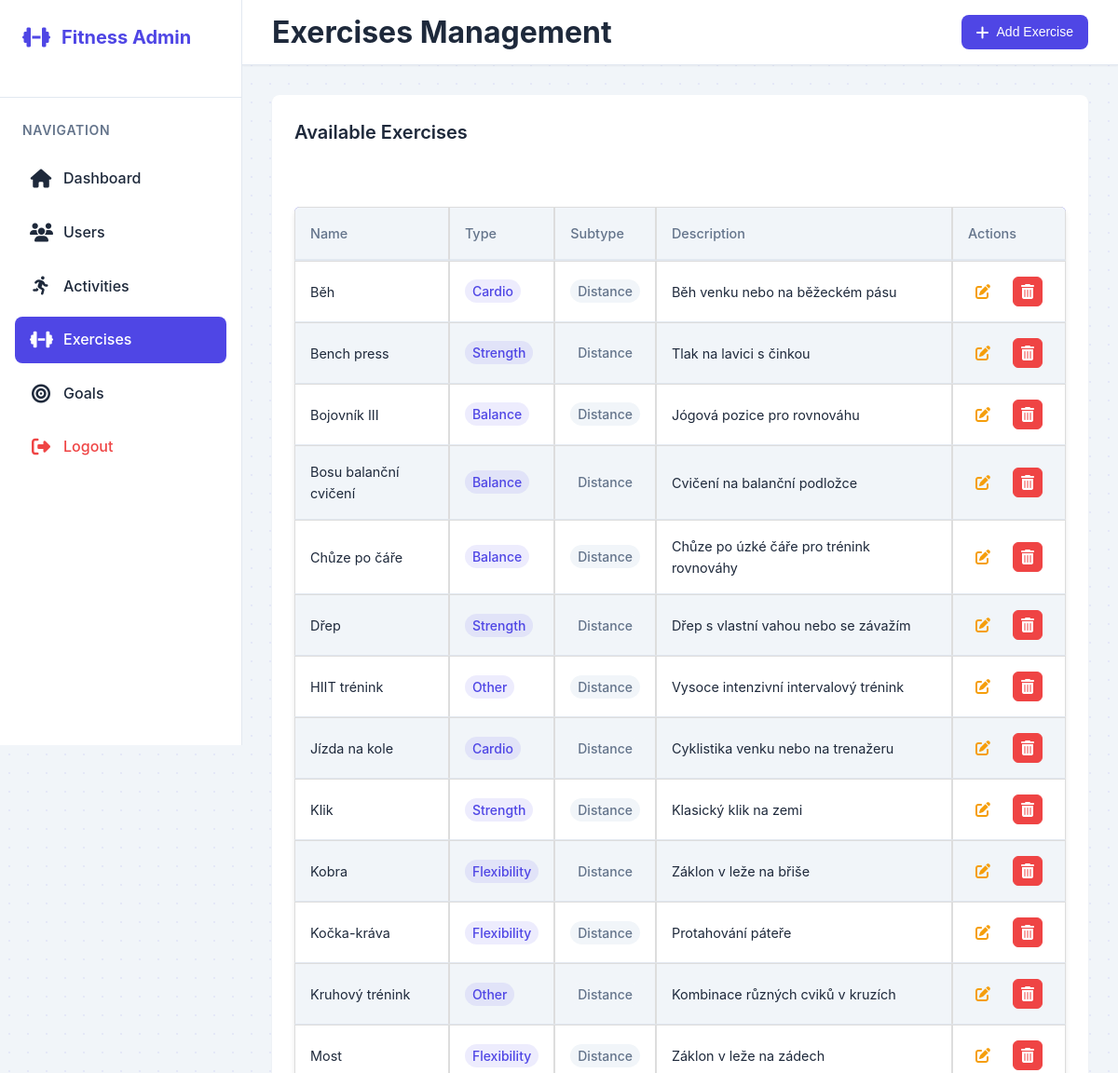
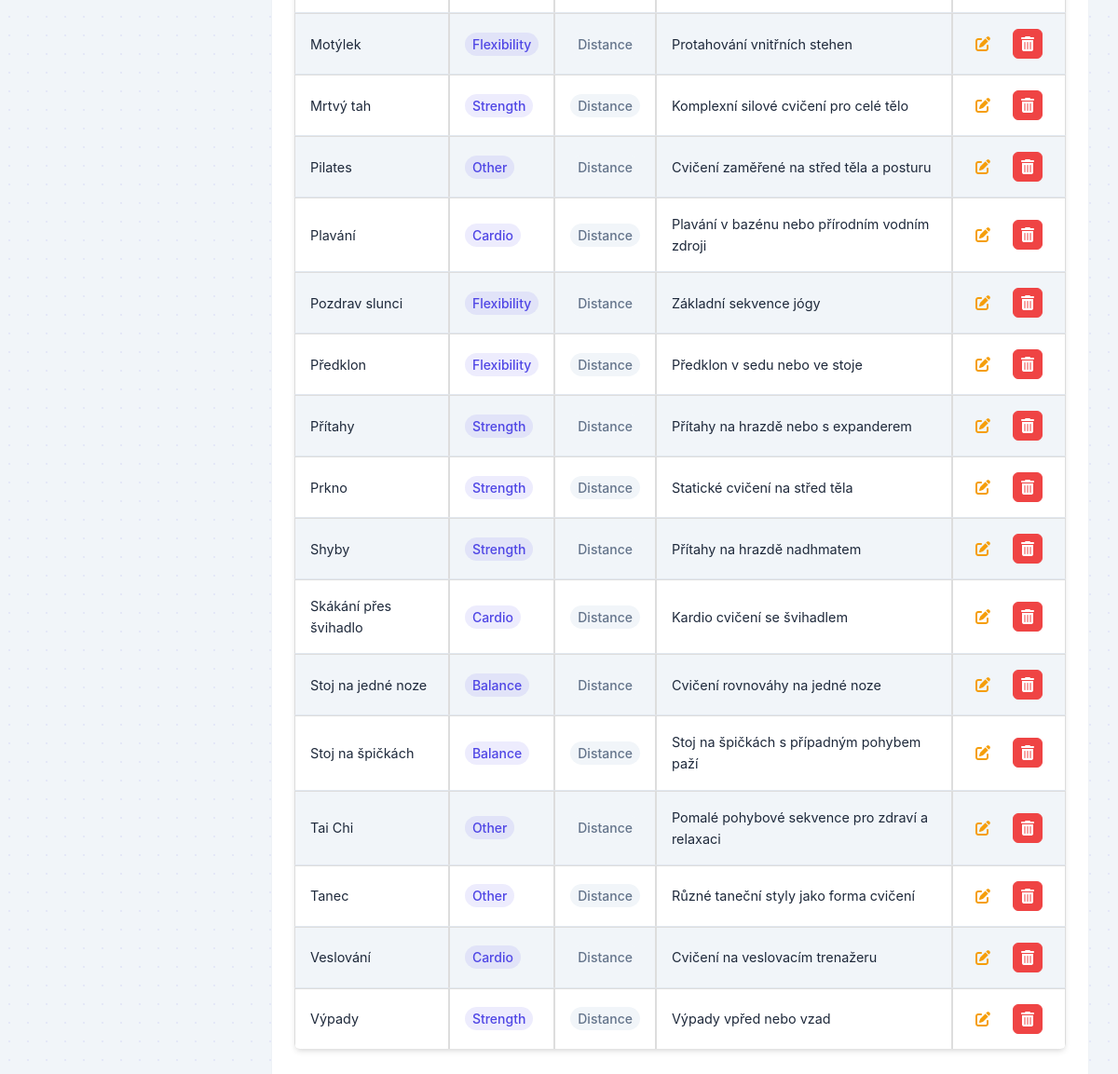
Page /admin/exercises.php (signed in) on the committed database (2 pictures, top to bottom).
### tables this page shows
CREATE TABLE IF NOT EXISTS individual_exercises (
    id INT AUTO_INCREMENT PRIMARY KEY,
    name VARCHAR(100) NOT NULL UNIQUE,
    description TEXT,
    exercise_type ENUM('cardio', 'strength', 'flexibility', 'balance', 'other') NOT NULL,
    subtype ENUM('Distance', 'RepsSetsWeight', 'Reps') NOT NULL
);

### admin/exercises.php (the view, shortened to what this page needs)
<?php
require_once '../config.php';
$exercises = [];
$error_message = '';
try {
    $sql = "SELECT * FROM individual_exercises ORDER BY name";
    $stmt = $pdo->query($sql);
    $exercises = $stmt->fetchAll(PDO::FETCH_ASSOC);
} catch (PDOException $e) {
    $error_message = "Error fetching exercises: " . $e->getMessage();
}
?>
<!DOCTYPE html>
<html lang="en">
<head>
    <link rel="stylesheet" href="../public/css/styles.css">
    <link rel="stylesheet" href="../public/css/admin.css">
    <link rel="stylesheet" href="https://cdnjs.cloudflare.com/ajax/libs/font-awesome/6.5.1/css/all.min.css">
</head>
<body class="admin-body">
    <div class="admin-layout">
        <aside class="admin-sidebar">
            <div class="sidebar-header">
                <h2 class="sidebar-logo">
                    <i class="fas fa-dumbbell"></i>
                    <span>Fitness Admin</span>
                </h2>
            </div>
            <nav class="sidebar-nav">
                <div class="nav-section">
                    <h3 class="nav-title">Navigation</h3>
                    <ul>
                        <li>
                            <a href="index.php">
                                <i class="fas fa-home"></i>
                                <span>Dashboard</span>
                            </a>
                        </li>
                        <li>
                            <a href="users.php">
                                <i class="fas fa-users"></i>
                                <span>Users</span>
                            </a>
                        </li>
                        <li>
                            <a href="activities.php">
                                <i class="fas fa-running"></i>
                                <span>Activities</span>
                            </a>
                        </li>
                        <li>
                            <a href="exercises.php" class="active">
                                <i class="fas fa-dumbbell"></i>
                                <span>Exercises</span>
                            </a>
                        </li>
                        <li>
                            <a href="manage_goals.php">
                                <i class="fas fa-bullseye"></i>
                                <span>Goals</span>
                            </a>
                        </li>
                        <li>
                            <a href="logout.php" class="logout-link">
                                <i class="fas fa-sign-out-alt"></i>
                                <span>Logout</span>
                            </a>
                        </li>
                    </ul>
                </div>
            </nav>
        </aside>
        <main class="admin-main">
            <header class="admin-header">
                <div class="header-content">
                    <h1>Exercises Management</h1>
                    <div class="header-actions">
                        <button class="btn btn-primary" onclick="location.href='edit_exercise.php'">
                            <i class="fas fa-plus"></i>
                            Add Exercise
                        </button>
                    </div>
                </div>
            </header>
            <div class="admin-content">
                <div class="content-card">
                    <div class="card-header">
                        <h2>Available Exercises</h2>
                    </div>
                    <?php if (empty($exercises) && !$error_message): ?>
                        <div class="empty-state">
                            <i class="fas fa-dumbbell"></i>
                            <p>No exercises found</p>
                            <button class="btn btn-primary" onclick="location.href='edit_exercise.php'">Add First Exercise</button>
                        </div>
                    <?php elseif (!$error_message): ?>
                        <div class="table-responsive">
                            <table class="admin-table">
                                <thead>
                                    <tr>
                                        <th>Name</th>
                                        <th>Type</th>
                                        <th>Subtype</th>
                                        <th>Description</th>
                                        <th>Actions</th>
                                    </tr>
                                </thead>
                                <tbody>
                                    <?php foreach ($exercises as $exercise): ?>
                                        <tr>
                                            <td><?php echo htmlspecialchars($exercise['name']); ?></td>
                                            <td>
                                                <span class="badge badge-primary">
                                                    <?php echo htmlspecialchars(ucfirst($exercise['exercise_type'])); ?>
                                                </span>
                                            </td>
                                            <td>
                                                <span class="badge badge-secondary">
                                                    <?php echo htmlspecialchars($exercise['subtype']); ?>
                                                </span>
                                            </td>
                                            <td>
                                                <?php echo htmlspecialchars(substr($exercise['description'] ?? '', 0, 100) . (strlen($exercise['description']) > 100 ? '...' : '')); ?>
                                            </td>
                                            <td class="actions">
                                                <div class="action-buttons">
                                                    <button class="btn btn-icon btn-warning" title="Edit Exercise" onclick="location.href='edit_exercise.php?id=<?php echo $exercise['id']; ?>'">
                                                        <i class="fas fa-edit"></i>
                                                    </button>
                                                    <button class="btn btn-icon btn-danger" title="Delete Exercise" onclick="confirmDelete(<?php echo $exercise['id']; ?>)">
                                                        <i class="fas fa-trash-alt"></i>
                                                    </button>
                                                </div>
                                            </td>
                                        </tr>
                                    <?php endforeach; ?>
                                </tbody>
                            </table>
                        </div>
                    <?php endif; ?>
                </div>
            </div>
        </main>
    </div>
</body>
</html>

### rows in the picture
individual_exercises: name "Běh", exercise_type "Cardio", subtype "Distance", description "Běh venku nebo na běžeckém pásu"
individual_exercises: name "Bench press", exercise_type "Strength", subtype "Distance", description "Tlak na lavici s činkou"
individual_exercises: name "Bojovník III", exercise_type "Balance", subtype "Distance", description "Jógová pozice pro rovnováhu"
individual_exercises: name "Bosu balanční cvičení", exercise_type "Balance", subtype "Distance", description "Cvičení na balanční podložce"
individual_exercises: name "Chůze po čáře", exercise_type "Balance", subtype "Distance", description "Chůze po úzké čáře pro trénink rovnováhy"
individual_exercises: name "Dřep", exercise_type "Strength", subtype "Distance", description "Dřep s vlastní vahou nebo se závažím"
individual_exercises: name "HIIT trénink", exercise_type "Other", subtype "Distance", description "Vysoce intenzivní intervalový trénink"
individual_exercises: name "Jízda na kole", exercise_type "Cardio", subtype "Distance", description "Cyklistika venku nebo na trenažeru"
individual_exercises: name "Klik", exercise_type "Strength", subtype "Distance", description "Klasický klik na zemi"
individual_exercises: name "Kobra", exercise_type "Flexibility", subtype "Distance", description "Záklon v leže na břiše"
individual_exercises: name "Kočka-kráva", exercise_type "Flexibility", subtype "Distance", description "Protahování páteře"
individual_exercises: name "Kruhový trénink", exercise_type "Other", subtype "Distance", description "Kombinace různých cviků v kruzích"
individual_exercises: name "Most", exercise_type "Flexibility", subtype "Distance", description "Záklon v leže na zádech"
individual_exercises: name "Motýlek", exercise_type "Flexibility", subtype "Distance", description "Protahování vnitřních stehen"
individual_exercises: name "Mrtvý tah", exercise_type "Strength", subtype "Distance", description "Komplexní silové cvičení pro celé tělo"
individual_exercises: name "Pilates", exercise_type "Other", subtype "Distance", description "Cvičení zaměřené na střed těla a posturu"
individual_exercises: name "Plavání", exercise_type "Cardio", subtype "Distance", description "Plavání v bazénu nebo přírodním vodním zdroji"
individual_exercises: name "Pozdrav slunci", exercise_type "Flexibility", subtype "Distance", description "Základní sekvence jógy"
individual_exercises: name "Předklon", exercise_type "Flexibility", subtype "Distance", description "Předklon v sedu nebo ve stoje"
individual_exercises: name "Přítahy", exercise_type "Strength", subtype "Distance", description "Přítahy na hrazdě nebo s expanderem"
individual_exercises: name "Prkno", exercise_type "Strength", subtype "Distance", description "Statické cvičení na střed těla"
individual_exercises: name "Shyby", exercise_type "Strength", subtype "Distance", description "Přítahy na hrazdě nadhmatem"
individual_exercises: name "Skákání přes švihadlo", exercise_type "Cardio", subtype "Distance", description "Kardio cvičení se švihadlem"
individual_exercises: name "Stoj na jedné noze", exercise_type "Balance", subtype "Distance", description "Cvičení rovnováhy na jedné noze"
individual_exercises: name "Stoj na špičkách", exercise_type "Balance", subtype "Distance", description "Stoj na špičkách s případným pohybem paží"
individual_exercises: name "Tai Chi", exercise_type "Other", subtype "Distance", description "Pomalé pohybové sekvence pro zdraví a relaxaci"
individual_exercises: name "Tanec", exercise_type "Other", subtype "Distance", description "Různé taneční styly jako forma cvičení"
individual_exercises: name "Veslování", exercise_type "Cardio", subtype "Distance", description "Cvičení na veslovacím trenažeru"
individual_exercises: name "Výpady", exercise_type "Strength", subtype "Distance", description "Výpady vpřed nebo vzad"
